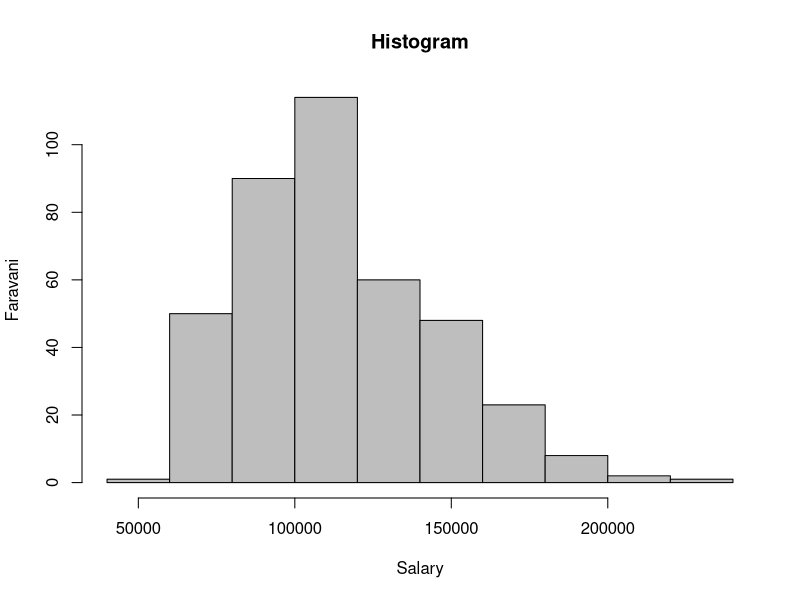
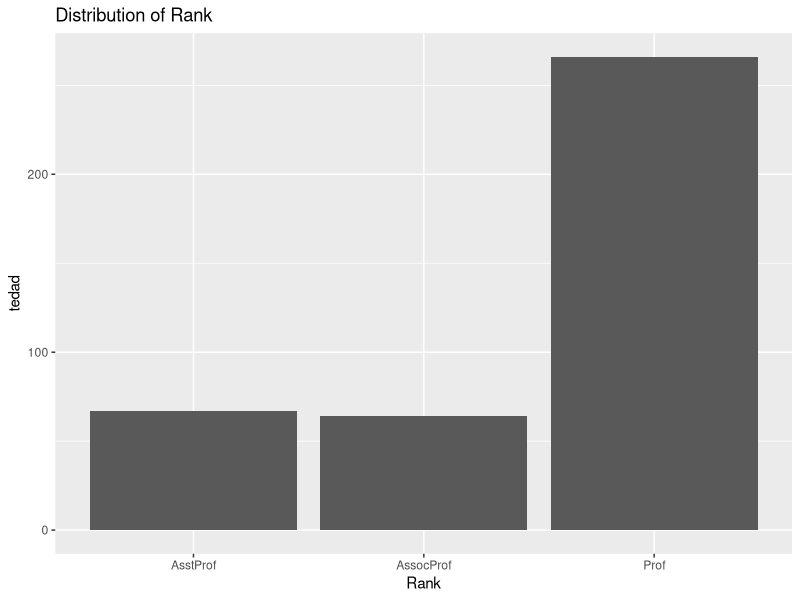
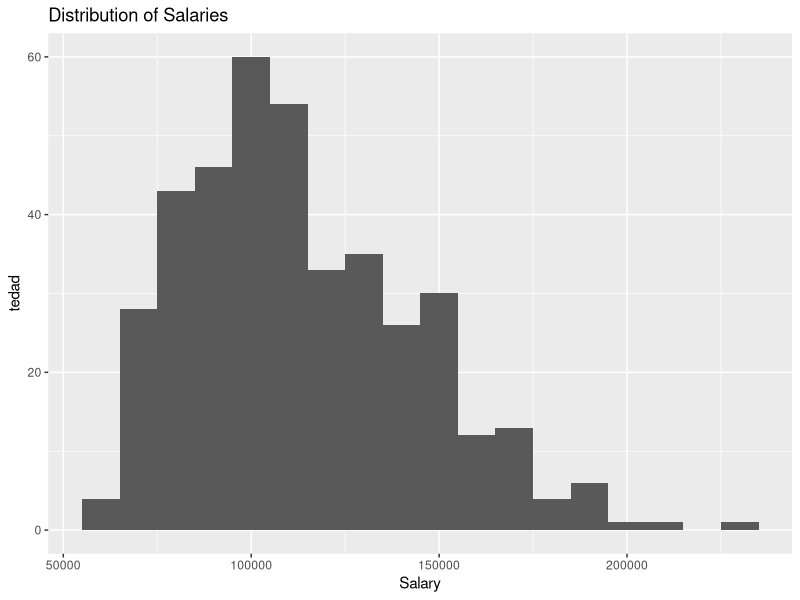

Reproduce these figures in R, in order.
## ---- chunk 1
library(car)  
 
data(Salaries, package = "car")  
  
str(Salaries)  
head(Salaries)  

set.seed(123)  
ysr.service = sample(Salaries$salary, size = 53, replace = TRUE)  
  
miyangin = mean(ysr.service)  
miyane = median(ysr.service)  
variance = var(ysr.service)  
enheraf_meyar = sqrt(variance)  
damane_taghirat = IQR(ysr.service)  

miyangin
miyane
variance
enheraf_meyar
damane_taghirat
## ---- chunk 2
set.seed(123)  
ysr.service = c(90000, 108200, 129600)[sample(1:3, 53, replace = TRUE)]  

ch123 = quantile(ysr.service, c(0.25, 0.5, 0.75))  

print(ch123)
## ---- chunk 3
library(car)  

data(Salaries, package = "car")  

hist(Salaries$salary,  
     main = 'Histogram',  
     xlab = 'Salary',  
     ylab = 'Faravani',  
     col = 'grey',  
     border = 'black',  
     breaks = 8 
)
## ---- chunk 4
library(car)  
 
data(Salaries, package = "car")  
 
set.seed(123)  
sample_salaries <- sample(nrow(Salaries), size = 53, replace = TRUE)  
ysr.service <- Salaries$salary[sample_salaries]  
 
library(ggplot2)  
ggplot(Salaries, aes(x = rank)) +
  geom_bar() +  
  labs(title = "Distribution of Rank", x = "Rank", y = "tedad")  

ggplot(Salaries, aes(x = salary)) +  
  geom_histogram(binwidth = 10000) +  
  labs(title = "Distribution of Salaries", x = "Salary", y = "tedad")
## ---- chunk 5
num=rnorm(100,mean=50,sd=10)
gerd=round(num,0)
m6=num[gerd%%6==0]
m6

## ---- chunk 6
library(car)  

data(Salaries, package = "car")  
 
f=function(x) {  
  n=nrow(Salaries)  
  sum((Salaries$salary / 1) / x)  
}  
x=1:nrow(Salaries)  
results=sapply(x, f)  
 
results

## ---- chunk 7
f=function(x) {  
  1 + x^2  
}  

x=integrate(f, 1/2, 3)  
print(x)  
  
ff=function(y) {  
  3 + y^2 - 1  
}  

y=integrate(ff, 3, 5)  
r=y$value  
r


## ---- chunk 8
 
b=c(1, 2, 4, 6, 1, 3, 9, 5, 3)  

a=matrix(b, nrow = 3, byrow = TRUE)  

determinant=det(a)  
print(determinant)  

inverse=solve(a)  
print(inverse)  

diagonal_elements=diag(a)  

reversed_diagonal=rev(diagonal_elements)  
 
a[row(a) == col(a)] = 0  
a
